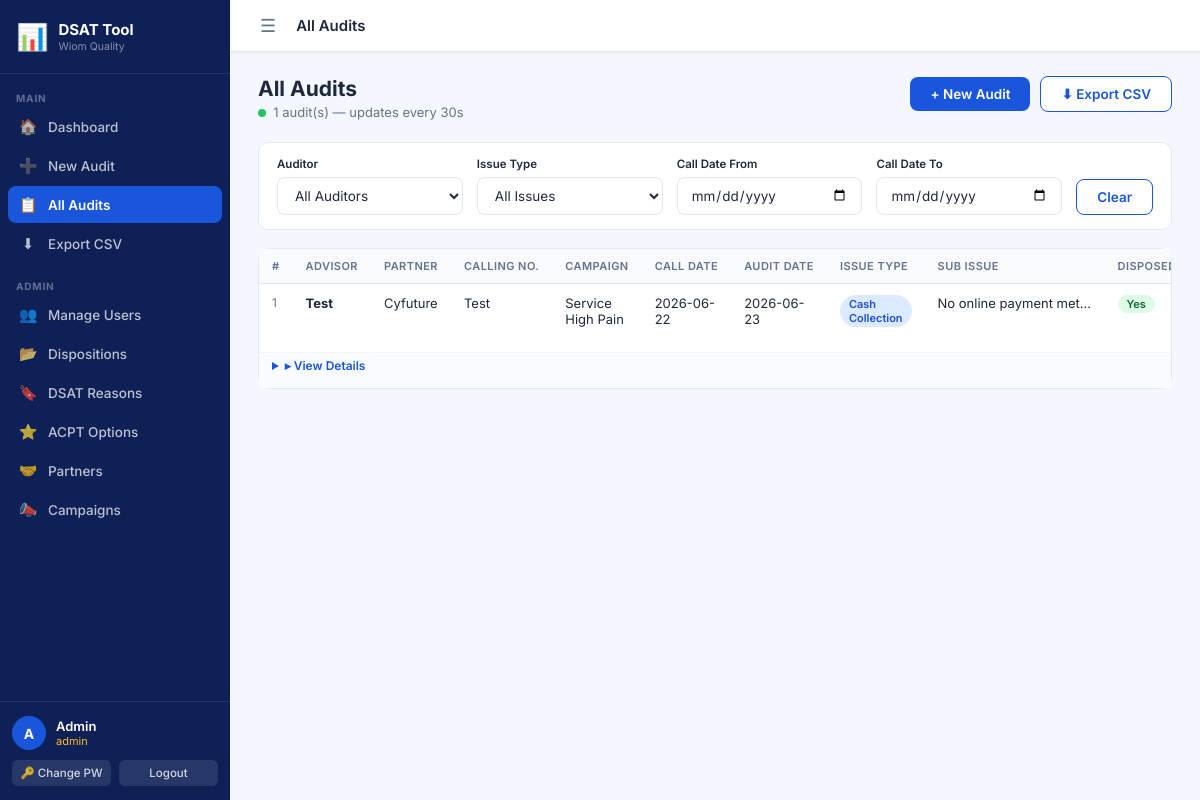
Page /all-audits (signed in) on the committed database.
### tables this page shows
CREATE TABLE audits (
            id INTEGER PRIMARY KEY AUTOINCREMENT,
            advisor_name TEXT,
            partner TEXT,
            calling_number TEXT,
            auditor_id INTEGER,
            call_date TEXT,
            audit_date TEXT,
            call_id TEXT,
            campaign TEXT,
            issue_type TEXT,
            sub_issue_type TEXT,
            disposed_correctly TEXT,
            call_summary TEXT,
            areas_of_improvement TEXT,
            acpt TEXT,
            reason_for_acpt TEXT,
            dsat_reason TEXT,
            actionable_items TEXT,
            created_at TEXT DEFAULT CURRENT_TIMESTAMP,
            FOREIGN KEY(auditor_id) REFERENCES users(id)
        );

### app.py (the view)
@app.route('/all-audits')
@login_required
def all_audits():
    conn = get_db()
    auditor_f = request.args.get('auditor', '')
    date_from = request.args.get('date_from', '')
    date_to = request.args.get('date_to', '')
    issue_f = request.args.get('issue_type', '')
    if session['role'] == 'admin':
        query = "SELECT a.*, u.name as auditor_name FROM audits a JOIN users u ON a.auditor_id = u.id WHERE 1=1"
        params = []
    else:
        query = "SELECT a.*, u.name as auditor_name FROM audits a JOIN users u ON a.auditor_id = u.id WHERE a.auditor_id=?"
        params = [session['user_id']]
    if auditor_f and session['role'] == 'admin':
        query += " AND a.auditor_id=?"; params.append(auditor_f)
    if date_from:
        query += " AND a.audit_date>=?"; params.append(date_from)
    if date_to:
        query += " AND a.audit_date<=?"; params.append(date_to)
    if issue_f:
        query += " AND a.issue_type=?"; params.append(issue_f)
    query += " ORDER BY a.created_at DESC"
    audits = conn.execute(query, params).fetchall()
    auditors = conn.execute("SELECT id, name FROM users WHERE active=1 ORDER BY name").fetchall()
    issue_types = conn.execute("SELECT DISTINCT issue_type FROM dispositions ORDER BY issue_type").fetchall()
    conn.close()
    return render_template('audits_list.html', audits=audits,
                           title='All Audits',
                           auditors=auditors, issue_types=issue_types,
                           filters={'auditor': auditor_f, 'date_from': date_from,
                                    'date_to': date_to, 'issue_type': issue_f})

### app.py (called while the page is built)
def get_db():
    conn = sqlite3.connect(DB)
    conn.row_factory = sqlite3.Row
    return conn

def login_required(f):
    @wraps(f)
    def decorated(*args, **kwargs):
        if 'user_id' not in session:
            return redirect(url_for('login'))
        return f(*args, **kwargs)
    return decorated

### templates/audits_list.html (shortened to what this page needs)
{% extends "base.html" %}
{% block page_heading %}{{ title }}{% endblock %}
{% block content %}
<div class="page-header">
  <div>
    <div class="page-title">{{ title }}</div>
    <div class="page-subtitle">
      <span class="live-dot"></span>&nbsp;
      <span id="auditCount">{{ audits|length }}</span> audit(s) — updates every 30s
    </div>
  </div>
  <div class="header-actions">
    <a href="{{ url_for('new_audit') }}" class="btn btn-primary">+ New Audit</a>
    <a href="{{ url_for('export_report') }}{% if request.args %}?{{ request.query_string.decode() }}{% endif %}" class="btn btn-outline">⬇ Export CSV</a>
  </div>
</div>
<form method="GET" class="filter-bar" id="filterForm">
  {% if session.role == 'admin' and auditors is defined %}
  <div class="form-group">
    <label>Auditor</label>
    <select name="auditor" class="form-control" onchange="this.form.submit()">
      <option value="">All Auditors</option>
    </select>
  </div>
  {% endif %}
  {% if issue_types is defined %}
  <div class="form-group">
    <label>Issue Type</label>
    <select name="issue_type" class="form-control" onchange="this.form.submit()">
      <option value="">All Issues</option>
    </select>
  </div>
  {% endif %}
  <div class="form-group">
    <label>Call Date From</label>
    <input type="date" name="date_from" class="form-control" value="{{ filters.date_from }}" onchange="this.form.submit()">
  </div>
  <div class="form-group">
    <label>Call Date To</label>
    <input type="date" name="date_to" class="form-control" value="{{ filters.date_to }}" onchange="this.form.submit()">
  </div>
  <div class="form-group" style="min-width:auto;flex:none;">
    <label>&nbsp;</label>
    <a href="{{ url_for('all_audits') }}" class="btn btn-outline">Clear</a>
  </div>
</form>
<div class="card" style="padding:0;">
  <div class="table-wrap">
    <table id="auditsTable">
      <thead>
        <tr>
          <th>#</th>
          <th>Advisor</th>
          <th>Partner</th>
          <th>Calling No.</th>
          <th>Campaign</th>
          <th>Call Date</th>
          <th>Audit Date</th>
          <th>Issue Type</th>
          <th>Sub Issue</th>
          <th>Disposed?</th>
        </tr>
      </thead>
      <tbody id="auditsBody">
        {% for a in audits %}
        <tr>
          <td class="text-muted text-sm">{{ loop.index }}</td>
          <td><strong>{{ a.advisor_name or '—' }}</strong></td>
          <td>{{ a.partner or '—' }}</td>
          <td>{{ a.calling_number or '—' }}</td>
          <td>{{ a.campaign or '—' }}</td>
          <td>{{ a.call_date or '—' }}</td>
          <td>{{ a.audit_date or '—' }}</td>
          <td>{% if a.issue_type %}<span class="badge b-blue">{{ a.issue_type }}</span>{% else %}—{% endif %}</td>
          <td class="truncate" title="{{ a.sub_issue_type }}">{{ a.sub_issue_type or '—' }}</td>
          <td>
            {% if a.disposed_correctly == 'Yes' %}<span class="badge b-green">Yes</span>
            {% elif a.disposed_correctly == 'No' %}<span class="badge b-red">No</span>
            {% else %}—{% endif %}
          </td>
        </tr>
        <tr style="background:#f8fbff;">
          <td colspan="14" style="padding:0 13px 10px;">
            {% if a.call_summary or a.areas_of_improvement or a.actionable_items or a.reason_for_acpt %}
            <details style="font-size:12px;">
              <summary style="cursor:pointer;color:#1a56db;font-weight:600;padding:5px 0;">▸ View Details</summary>
            </details>
            {% endif %}
          </td>
        </tr>
        {% endfor %}
      </tbody>
    </table>
  </div>
</div>
{% endblock %}

### static/style.css (style rules this page uses)
* { box-sizing: border-box; margin: 0; padding: 0; }
:root { --blue: #1a56db; --blue-dark: #1040b0; --blue-light: #ebf0ff; --blue-mid: #3b82f6; --sidebar-w: 230px; --sidebar-bg: #0f2057; --sidebar-hover: #1a3a80; --sidebar-active: #1a56db; --text: #1e293b; --text-muted: #64748b; --border: #e2e8f0; --bg: #f4f7fe; }
body { font-family: 'Inter', sans-serif; background: var(--bg); color: var(--text); min-height: 100vh; }
.form-group { margin-bottom: 18px; }
.form-group label { display: block; font-size: 13px; font-weight: 600; color: var(--text); margin-bottom: 6px; }
.form-control { width: 100%; padding: 9px 13px; border: 1.5px solid var(--border); border-radius: 8px; font-size: 13.5px; font-family: 'Inter', sans-serif; color: var(--text); background: #fff; transition: border-color 0.15s, box-shadow 0.15s; }
select.form-control { cursor: pointer; }
.btn { display: inline-flex; align-items: center; gap: 6px; padding: 9px 20px; border-radius: 8px; font-size: 13.5px; font-weight: 600; font-family: 'Inter', sans-serif; cursor: pointer; border: none; text-decoration: none; transition: all 0.15s; }
.btn-primary { background: var(--blue); color: #fff; }
.btn-outline { background: #fff; color: var(--blue); border: 1.5px solid var(--blue); }
.card { background: #fff; border-radius: 12px; border: 1px solid var(--border); padding: 22px; margin-bottom: 20px; }
.page-header { display: flex; justify-content: space-between; align-items: flex-start; margin-bottom: 22px; }
.page-title { font-size: 21px; font-weight: 700; color: var(--text); }
.page-subtitle { font-size: 13px; color: var(--text-muted); margin-top: 3px; }
.header-actions { display: flex; gap: 10px; align-items: center; flex-shrink: 0; }
.table-wrap { overflow-x: auto; }
table { width: 100%; border-collapse: collapse; font-size: 13px; }
thead th { background: #f8fafc; color: var(--text-muted); font-weight: 600; font-size: 11px; text-transform: uppercase; letter-spacing: 0.04em; padding: 10px 13px; text-align: left; border-bottom: 1px solid var(--border); white-space: nowrap; }
tbody td { padding: 11px 13px; border-bottom: 1px solid #f3f4f6; vertical-align: top; }
tbody tr:last-child td { border-bottom: none; }
.badge { display: inline-block; padding: 2px 9px; border-radius: 20px; font-size: 11px; font-weight: 600; }
.b-green { background: #dcfce7; color: #166534; }
.b-blue { background: #dbeafe; color: #1d4ed8; }
.filter-bar { background: #fff; border: 1px solid var(--border); border-radius: 10px; padding: 14px 18px; margin-bottom: 18px; display: flex; gap: 14px; flex-wrap: wrap; align-items: flex-end; }
.filter-bar .form-group { margin-bottom: 0; min-width: 150px; flex: 1; }
.filter-bar label { font-size: 11.5px; }
.truncate { max-width: 180px; overflow: hidden; text-overflow: ellipsis; white-space: nowrap; }
.text-muted { color: var(--text-muted); }
.text-sm { font-size: 12px; }
.live-dot { display: inline-block; width: 8px; height: 8px; background: #22c55e; border-radius: 50%; animation: pulse 1.4s infinite; }

### rows in the picture
audits: advisor_name "Test", partner "Cyfuture", calling_number "Test", campaign "Service High Pain", call_date "2026-06-22", audit_date "2026-06-23", issue_type "Cash Collection", sub_issue_type "No online payment met…", disposed_correctly "Yes"

### other values in the picture
{{ session.user_name[0] }} "A"
{{ session.user_name }} "Admin"
{{ session.role }} "admin"
{{ title }} "All Audits"
{{ audits|length }} "1"
